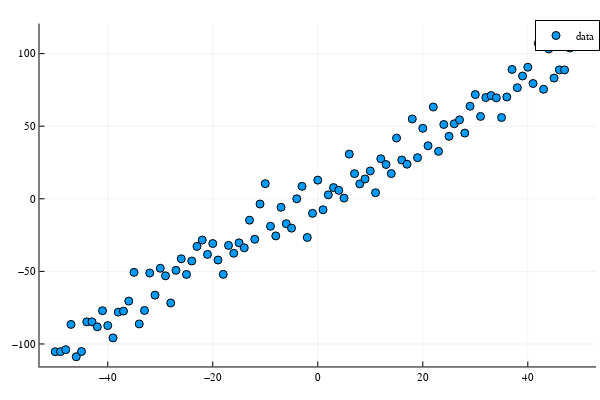

Notebook code for this chart:
### Markdown cell above
## Simple plot

### Code cell
plotly()
a, b = 2, 1
xs = range(-50, 50)
f(x) = a * x + b
noise = rand(Normal(0, 10), length(xs))
ys = f.(xs) + noise
Plots.scatter(xs, ys, label="data")

### Figure 1 — Plotly figure (JSON) as saved in the notebook; plotly's stock layout.template omitted (floating-point values rounded to 4 significant figures)
{"data": [{"colorbar": {"len": 0.9525, "title": "", "x": 0.9934, "y": 0.5139}, "legendgroup": "data", "marker": {"color": "rgba(0, 154, 250, 1.000)", "line": {"color": "rgba(0, 0, 0, 1.000)", "width": 1}, "size": 8, "symbol": "circle"}, "mode": "markers", "name": "data", "showlegend": true, "type": "scatter", "x": [-50, -49, -48, -47, -46, -45, -44, -43, -42, -41, -40, -39, -38, -37, -36, -35, -34, -33, -32, -31, -30, -29, -28, -27, -26, -25, -24, -23, -22, -21, -20, -19, -18, -17, -16, -15, -14, -13, -12, -11, -10, -9, -8, -7, -6, -5, -4, -3, -2, -1, 0, 1, 2, 3, 4, 5, 6, 7, 8, 9, 10, 11, 12, 13, 14, 15, 16, 17, 18, 19, 20, 21, 22, 23, 24, 25, 26, 27, 28, 29, 30, 31, 32, 33, 34, 35, 36, 37, 38, 39, 40, 41, 42, 43, 44, 45, 46, 47, 48, 49, 50], "xaxis": "x", "y": [-105.4, -105.3, -103.9, -86.51, -108.8, -105.2, -84.77, -84.75, -88.21, -77.09, -87.32, -95.8, -78.06, -77.37, -70.47, -50.67, -86.18, -76.89, -51.12, -66.35, -47.84, -53.05, -71.75, -49.28, -41.32, -52.09, -42.86, -32.79, -28.4, -38.3, -30.81, -42.17, -52.06, -32.1, -37.52, -30.36, -33.79, -14.72, -27.87, -3.607, 10.41, -18.91, -25.55, -5.826, -17.15, -20.22, -0.0242, 8.571, -26.66, -10.03, 12.86, -7.549, 2.719, 7.72, 5.811, 0.4999, 30.78, 17.32, 10.25, 13.65, 19.17, 4.197, 27.56, 23.62, 17.36, 41.83, 26.72, 23.82, 54.98, 28.32, 48.57, 36.54, 63.21, 32.67, 51.18, 43.02, 51.69, 54.37, 45.27, 63.75, 71.8, 56.76, 69.73, 71.11, 69.52, 55.99, 70.12, 89.1, 76.53, 84.58, 90.62, 79.41, 107.1, 75.44, 103.2, 83.17, 88.8, 88.79, 103.9, 114.0, 105.1], "yaxis": "y"}], "layout": {"annotations": [], "height": 400, "legend": {"bgcolor": "rgba(255, 255, 255, 1.000)", "bordercolor": "rgba(0, 0, 0, 1.000)", "borderwidth": 1, "font": {"color": "rgba(0, 0, 0, 1.000)", "family": "sans-serif", "size": 11}, "title": {"font": {"color": "rgba(0, 0, 0, 1.000)", "family": "sans-serif", "size": 15}, "text": ""}, "tracegroupgap": 0, "traceorder": "normal", "x": 1, "xanchor": "auto", "y": 1, "yanchor": "auto"}, "margin": {"b": 20, "l": 0, "r": 0, "t": 20}, "paper_bgcolor": "rgba(255, 255, 255, 1.000)", "plot_bgcolor": "rgba(255, 255, 255, 1.000)", "showlegend": true, "width": 600, "xaxis": {"anchor": "y", "domain": [0.06582, 0.9934], "gridcolor": "rgba(0, 0, 0, 0.100)", "gridwidth": 0.5, "linecolor": "rgba(0, 0, 0, 1.000)", "mirror": false, "range": [-53, 53], "showgrid": true, "showline": true, "showticklabels": true, "tickangle": 0, "tickcolor": "rgb(0, 0, 0)", "tickfont": {"color": "rgba(0, 0, 0, 1.000)", "family": "sans-serif", "size": 11}, "tickmode": "array", "ticks": "inside", "ticktext": ["−40", "−20", "0", "20", "40"], "tickvals": [-40, -20, 0, 20, 40], "title": "", "titlefont": {"color": "rgba(0, 0, 0, 1.000)", "family": "sans-serif", "size": 15}, "type": "-", "visible": true, "zeroline": false, "zerolinecolor": "rgba(0, 0, 0, 1.000)"}, "yaxis": {"anchor": "x", "domain": [0.03762, 0.9902], "gridcolor": "rgba(0, 0, 0, 0.100)", "gridwidth": 0.5, "linecolor": "rgba(0, 0, 0, 1.000)", "mirror": false, "range": [-115.5, 120.7], "showgrid": true, "showline": true, "showticklabels": true, "tickangle": 0, "tickcolor": "rgb(0, 0, 0)", "tickfont": {"color": "rgba(0, 0, 0, 1.000)", "family": "sans-serif", "size": 11}, "tickmode": "array", "ticks": "inside", "ticktext": ["−100", "−50", "0", "50", "100"], "tickvals": [-100, -50, 0, 50, 100], "title": "", "titlefont": {"color": "rgba(0, 0, 0, 1.000)", "family": "sans-serif", "size": 15}, "type": "-", "visible": true, "zeroline": false, "zerolinecolor": "rgba(0, 0, 0, 1.000)"}}}
